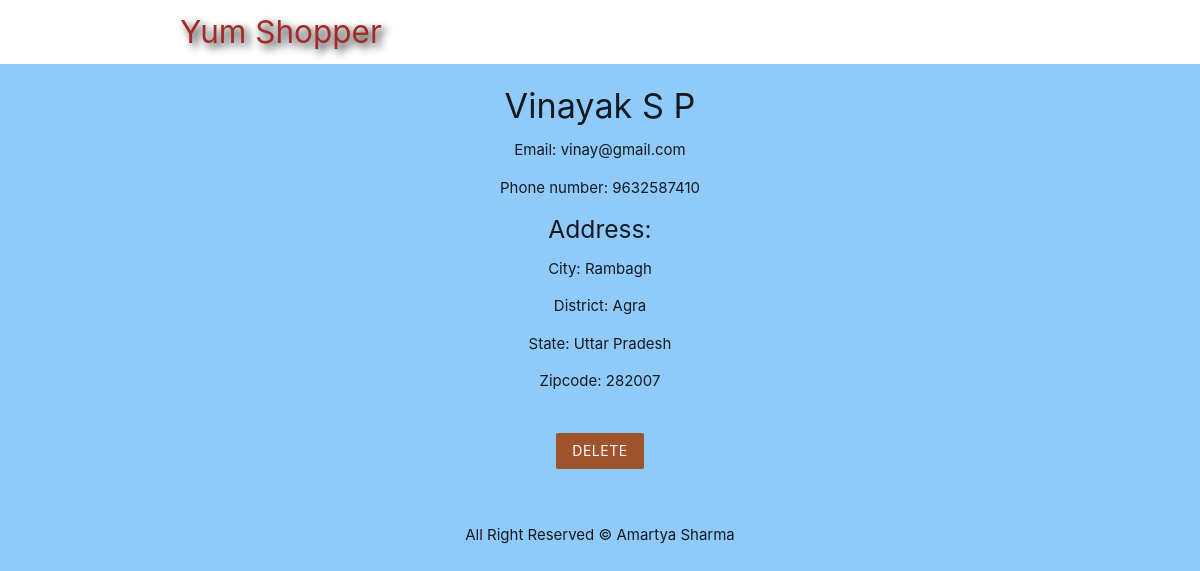
Screenshot of /c_details.php?id=1111 with the database file from the repository.
### tables this page shows
CREATE TABLE `customer` (
  `customer_id` int(4) NOT NULL,
  `name` varchar(255) NOT NULL,
  `email` varchar(255) NOT NULL,
  `phone_no` bigint(10) NOT NULL,
  `zipcode` int(6) NOT NULL
);

CREATE TABLE `address` (
  `zipcode` int(6) NOT NULL,
  `state` varchar(255) NOT NULL,
  `district` varchar(255) NOT NULL,
  `city` varchar(255) NOT NULL
);

### c_details.php (the view, shortened to what this page needs)
<?php
	include('config/db_connect_admin.php');
	if (isset($_GET['id'])) {
		$c_id = mysqli_real_escape_string($connect, $_GET['id']);
		$c_sql = "SELECT * FROM customer c, address a WHERE c.customer_id = $c_id AND a.zipcode = c.zipcode";
		$c_result = mysqli_query($connect, $c_sql);
		$customer = mysqli_fetch_assoc($c_result);
	}
 ?>
 <!DOCTYPE html>
 <html>
 	<?php include('templates/header.php'); ?>
 	<div class="container center darkslategray-text">
 		<?php if($customer): ?>
 			<h4><?php echo htmlspecialchars($customer['name']); ?></h4>
 			<p>Email: <?php echo htmlspecialchars($customer['email']); ?></p>
 			<p>Phone number: <?php echo htmlspecialchars($customer['phone_no']); ?></p>
 			<h5>Address: </h5>
 			<p>City: <?php echo htmlspecialchars($customer['city']); ?></p>
 			<p>District: <?php echo htmlspecialchars($customer['district']); ?></p>
 			<p>State: <?php echo htmlspecialchars($customer['state']); ?></p>
 			<p>Zipcode: <?php echo htmlspecialchars($customer['zipcode']); ?></p>
 			<form action="c_details.php" method="POST">
 				<input type="submit" name="delete" value="Delete" class="btn brand z-depth-0">
 			</form>
 		<?php else: ?>
 			<h5>No such customer exist!</h5>
 		<?php endif; ?>
 	</div>
 	<?php include('templates/footer.php'); ?>
 </html>

### templates/header.php (style rules this page uses)
.brand { background: #A0522D !important; }
form { max-width: 460px; margin: 20px auto; padding: 20px; }

### rows the page displays
customer: name "Vinayak S P", email "vinay@gmail.com", phone_no "9632587410", address.city "Rambagh", address.district "Agra", address.state "Uttar Pradesh", address.zipcode "282007"
